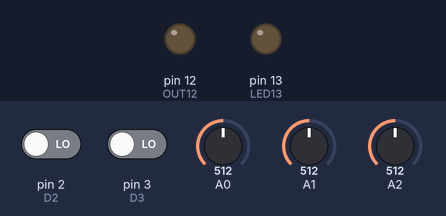
Recording of a sketch running on a simulated Arduino Nano, built with avr-gcc and run on an emulated ATmega328P. Parts: output pins drawn as LEDs (lit = HIGH). The inputs (shaded band) are chosen by the test bench; at power-on: pin 2 (D2) LOW, pin 3 (D3) LOW, A0 = 512, A1 = 512, A2 = 512. What the sketch prints to the serial monitor is not drawn.

Above: at 0.4 s.
Timing chart, 0 to 1.9 s (numbered marks = the images above):
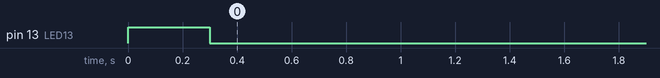

The sketch:

nano-test-i2c-slave.ino
```cpp
#include <Wire.h>

const int LED13 = 13;
const int OUT12 = 12;
const int D2 = 2;
const int D3 = 3;


char a;
long cnt=0;
byte mb[2];
byte m[2];
//-----------------------------------
//octopus engine LAB
//Arduino Nano
//2015-03 - v. 1.0.0
//-----------------------------------
//octopusengine.eu | newreality.eu
//-----------------------------------

long analog0;
long analog1;
long analog2;

long lastDebounceTime = 0;  // the last time the output pin was toggled
long debounceDelay = 10;    // the debounce time; increase if the output flickers

int buttonState2;
int buttonState3;
int lastButtonState2 = LOW;
int lastButtonState3 = LOW;
//---------------------------------------------------------------------------------


void setup(){
   Serial.begin(9600);
   Serial.println("test i2c - slave");

   Wire.begin(0x33);
   pinMode(OUT12, OUTPUT);
   pinMode(LED13, OUTPUT);
   pinMode(D2, INPUT);
   pinMode(D3, INPUT);

   blink();

   Wire.onReceive(onRec);
   Wire.onRequest(sendData);
   }

void loop()
{
   //Serial.println(">");
   delay(10);
   readDigi();
   analog0 = analogRead(A0);
   analog1 = analogRead(A1);
   analog2 = analogRead(A2);

   //Serial.print(analog0);


   if(a == 'H'){digitalWrite(LED13, HIGH); cnt++;}
   else if(a == 'L'){digitalWrite(LED13, LOW);}

   else if(a == '1'){digitalWrite(OUT12, HIGH);}
   else if(a == '0'){digitalWrite(OUT12, LOW);}

   else if(a == 'R'){cnt=0;} //reset counter


   //else {Serial.println("nic");}
}

void blink(){
  //test signal blink
   digitalWrite(LED13, HIGH);
   delay(300);
   digitalWrite(LED13, LOW);
}

void readDigi(){
  int reading2 = digitalRead(D2);
  delay(1);
  int reading2b = digitalRead(D2);
  if (reading2==reading2b) {  lastButtonState2 = reading2;}
  else lastButtonState2=digitalRead(D2);

//---
  int reading3 = digitalRead(D3);
  delay(1);
  int reading3b = digitalRead(D3);
  if (reading3==reading3b) {  lastButtonState3 = reading3;}
  else lastButtonState3=digitalRead(D3);
}


 void onRec(int b){
   //Serial.println("rec:");
   while(Wire.available() > 0){
   a = Wire.read();
   //Serial.println(a);
   }
}

void sendData(){
  mb[0] = analog0%256; //byte low
  mb[1] = (analog0-(analog0%256))/256; //byte high
  mb[2] = analog1%256; //byte low
  mb[3] = (analog1-(analog1%256))/256; //byte high
  mb[4] = analog2%256; //byte low
  mb[5] = (analog2-(analog2%256))/256; //byte high
  mb[6] = lastButtonState2;
  mb[7] = lastButtonState3;
  mb[8] = 0;
  mb[9] = 0;
  mb[10] = 0;
  mb[11] = 0;
  mb[12] = 0;
  mb[13] = 0;
  mb[14] = 123;
  mb[15] = cnt;
  Wire.write(mb, 16);

}
```
